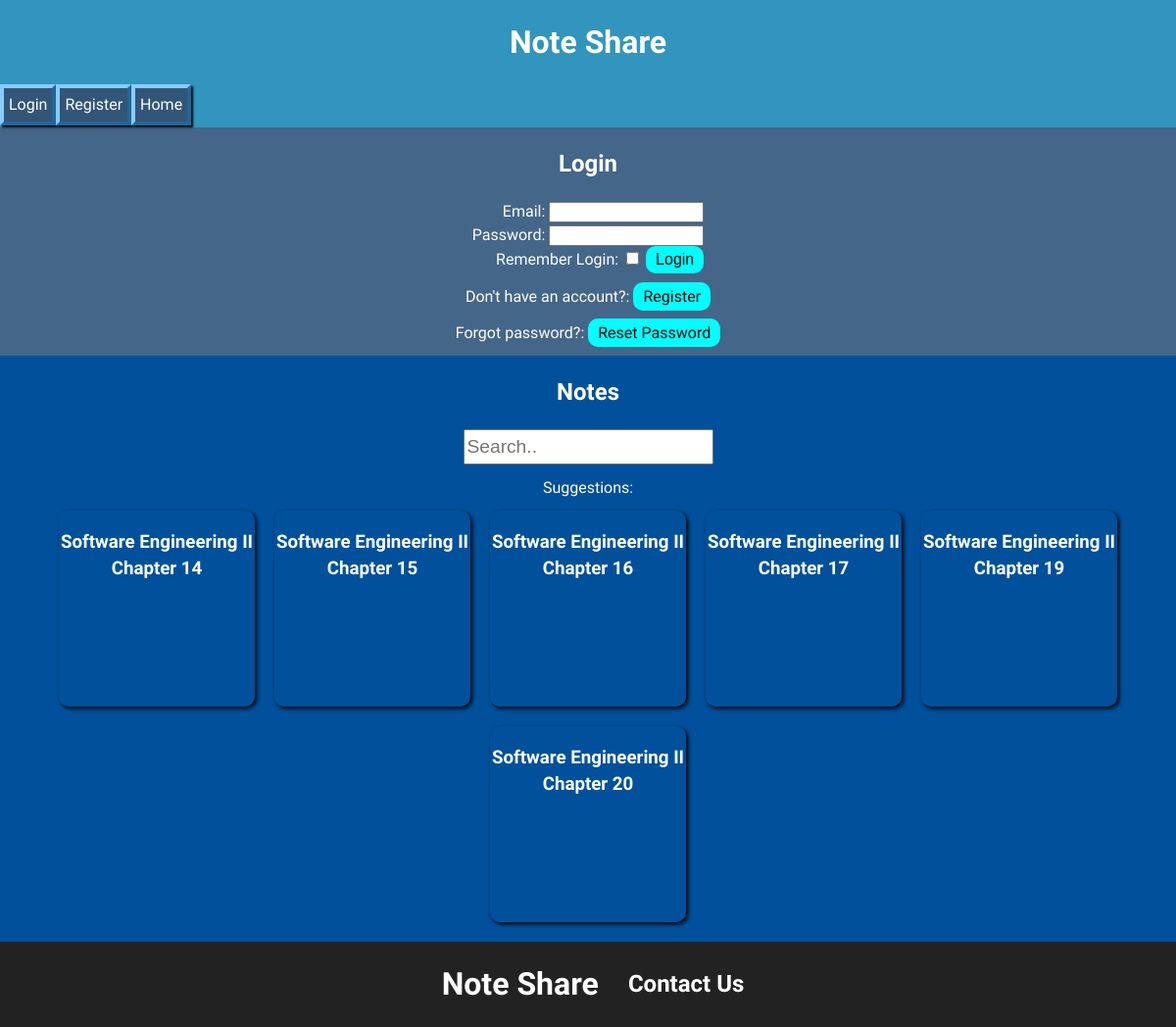
The page /note_share/login.php on the database its author committed.
### tables this page shows
CREATE TABLE `notes` (
  `users_id` int(10) UNSIGNED NOT NULL,
  `notes_id` int(10) UNSIGNED NOT NULL,
  `notes_name` varchar(50) NOT NULL,
  `notes_course_number` varchar(5) NOT NULL,
  `notes_course_name` varchar(50) NOT NULL,
  `notes_teacher` varchar(50) NOT NULL,
  `notes_year` int(4) NOT NULL,
  `notes_season` tinyint(1) UNSIGNED NOT NULL,
  `notes_likes` int(20) DEFAULT NULL,
  `notes_dislikes` int(20) DEFAULT NULL,
  `notes_favorites` int(20) DEFAULT NULL,
  `notes_rating` float DEFAULT NULL
);

### note_share/browse-notes.php (the view, shortened to what this page needs)
<section class="flex-notes">
  <h1>Notes</h1>
  <input style="height: 30px; font-size: 1.2em;" type="text" name="search" onkeyup="showNotes(this.value)" placeholder="Search..">
  <p>Suggestions: <span id="note-hint"></span></p>
  <div class="notes">
    <?php
    $object = $dbh->query("SELECT notes_id, notes_name FROM notes;");
    while($note = $object->fetch_row())
      $notes[] = $note;
    if(isset($notes))
    {
      foreach($notes as $note)
      {
        echo
        "
        <div onclick=\"location.search='?note=".$note[0].$note[1].".pdf'\" style=\"cursor: pointer;\">
          <h3>".$note[1]."</h3>
        </div>
        ";
      }
    }
    ?>
  </div>
</section>

### note_share/styles/main.css (style rules this page uses)
html { background: #000; color: rgb(255, 255, 255); }
h1 { margin: 0 auto; padding: 20px; }
p { margin: 0 auto; padding: 12px 0 2px 0; }
body { margin: 0 auto; font-family: 'Varela', sans-serif; line-height: 1.45; }
section { background: #468; text-align: center; padding-bottom: 10px; }
.flex-notes { display: flex; background: rgb(0, 80, 155); flex-direction: column; justify-content: center; align-items: center; }
.notes { display: flex; flex-flow: row wrap; justify-content: center; align-items: center; }
.notes div { text-align: center; background:inherit; width: 200px; height: 200px; margin: 10px; border-radius: 10px; box-shadow: 2px 2px 4px rgb(0, 0, 0); }

### rows shown on the page
notes: notes_name "Software Engineering II Chapter 14"
notes: notes_name "Software Engineering II Chapter 15"
notes: notes_name "Software Engineering II Chapter 16"
notes: notes_name "Software Engineering II Chapter 17"
notes: notes_name "Software Engineering II Chapter 19"
notes: notes_name "Software Engineering II Chapter 20"
